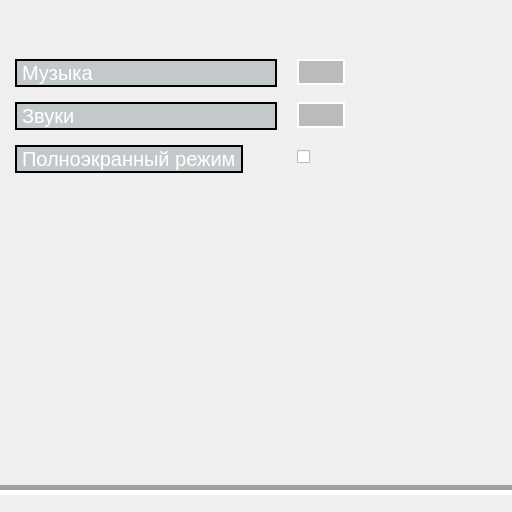
<?xml version="1.0" encoding="UTF-8"?>
<ui version="4.0">
 <class>Settings</class>
 <widget class="QWidget" name="Settings">
  <property name="enabled">
   <bool>true</bool>
  </property>
  <property name="geometry">
   <rect>
    <x>0</x>
    <y>0</y>
    <width>512</width>
    <height>512</height>
   </rect>
  </property>
  <property name="maximumSize">
   <size>
    <width>512</width>
    <height>512</height>
   </size>
  </property>
  <property name="palette">
   <palette>
    <active>
     <colorrole role="Highlight">
      <brush brushstyle="SolidPattern">
       <color alpha="255">
        <red>129</red>
        <green>61</green>
        <blue>156</blue>
       </color>
      </brush>
     </colorrole>
    </active>
    <inactive>
     <colorrole role="Highlight">
      <brush brushstyle="SolidPattern">
       <color alpha="255">
        <red>129</red>
        <green>61</green>
        <blue>156</blue>
       </color>
      </brush>
     </colorrole>
    </inactive>
    <disabled/>
   </palette>
  </property>
  <property name="windowTitle">
   <string>Настройки</string>
  </property>
  <property name="autoFillBackground">
   <bool>false</bool>
  </property>
  <property name="styleSheet">
   <string notr="true">QWidget {
	background-image: url(:/bg/resourses/images/settings-bg.jpg);
}

QPushButton {
    font-family: 'Impact', fantasy;
    font: 15px;
    padding: 2px 2px;
    position: relative;
    border: 2px solid white;
    border-radius: 15px;
    background: rgb(187, 187, 187);
}

QPushButton:hover {
    background: rgb(226,226,226);
}


QPushButton:pressed {
    background: rgb(151,151,151);
}

QLabel {
	background: rgba(151, 162, 165, 0.5);
	border: 2px solid rgb(70, 105, 115);
    font-family: system-ui;
    font: 20px;
    border: 2px solid black;
    color: white;
}

QComboBox {
    font-family: system-ui;
    border: 1px solid white;
    border-radius: 3px;
    padding: 1px 18px 1px 3px;
    background: rgb(189,189,189);
    min-width: 6em;
}

QComboBox:!editable, QComboBox::drop-down:editable {
    background: qlineargradient(x1: 0, y1: 0, x2: 0, y2: 1,
                                stop: 0 #E1E1E1, stop: 0.4 #DDDDDD,
                                stop: 0.5 #D8D8D8, stop: 1.0 #D3D3D3);
}

QComboBox:!editable:on, QComboBox::drop-down:editable:on {
    background: qlineargradient(x1: 0, y1: 0, x2: 0, y2: 1,
                                stop: 0 #D3D3D3, stop: 0.4 #D8D8D8,
                                stop: 0.5 #DDDDDD, stop: 1.0 #E1E1E1);
}

QComboBox:on {
    padding-top: 3px;
    padding-left: 6px;
}

QComboBox::drop-down {
    width: 15px;
    border-left-width: 1px;
    border-left-color: darkgray;
    border-left-style: solid; 
}

QCheckBox {
    margin: 5px 5px 5px 0px;
 }

 QCheckBox::indicator {
     width: 13px;
     height: 13px;
 }
</string>
  </property>
  <widget class="QWidget" name="formLayoutWidget">
   <property name="geometry">
    <rect>
     <x>-10</x>
     <y>-1</y>
     <width>541</width>
     <height>521</height>
    </rect>
   </property>
   <layout class="QFormLayout" name="formLayout">
    <property name="sizeConstraint">
     <enum>QLayout::SetDefaultConstraint</enum>
    </property>
    <property name="fieldGrowthPolicy">
     <enum>QFormLayout::ExpandingFieldsGrow</enum>
    </property>
    <property name="formAlignment">
     <set>Qt::AlignLeading|Qt::AlignLeft|Qt::AlignTop</set>
    </property>
    <property name="horizontalSpacing">
     <number>20</number>
    </property>
    <property name="verticalSpacing">
     <number>15</number>
    </property>
    <property name="leftMargin">
     <number>25</number>
    </property>
    <property name="topMargin">
     <number>60</number>
    </property>
    <property name="rightMargin">
     <number>1</number>
    </property>
    <item row="0" column="0">
     <widget class="QLabel" name="label_2">
      <property name="sizePolicy">
       <sizepolicy hsizetype="Expanding" vsizetype="Preferred">
        <horstretch>0</horstretch>
        <verstretch>0</verstretch>
       </sizepolicy>
      </property>
      <property name="minimumSize">
       <size>
        <width>262</width>
        <height>0</height>
       </size>
      </property>
      <property name="maximumSize">
       <size>
        <width>96</width>
        <height>16777215</height>
       </size>
      </property>
      <property name="text">
       <string>Музыка</string>
      </property>
     </widget>
    </item>
    <item row="0" column="1">
     <widget class="QPushButton" name="musicModeButton">
      <property name="sizePolicy">
       <sizepolicy hsizetype="Fixed" vsizetype="Fixed">
        <horstretch>0</horstretch>
        <verstretch>0</verstretch>
       </sizepolicy>
      </property>
      <property name="layoutDirection">
       <enum>Qt::LeftToRight</enum>
      </property>
      <property name="styleSheet">
       <string notr="true"/>
      </property>
      <property name="text">
       <string/>
      </property>
      <property name="icon">
       <iconset theme="audio-volume-high"/>
      </property>
     </widget>
    </item>
    <item row="1" column="0">
     <widget class="QLabel" name="label_3">
      <property name="minimumSize">
       <size>
        <width>262</width>
        <height>0</height>
       </size>
      </property>
      <property name="text">
       <string>Звуки</string>
      </property>
     </widget>
    </item>
    <item row="1" column="1">
     <widget class="QPushButton" name="soundModeButton">
      <property name="sizePolicy">
       <sizepolicy hsizetype="Fixed" vsizetype="Fixed">
        <horstretch>0</horstretch>
        <verstretch>0</verstretch>
       </sizepolicy>
      </property>
      <property name="text">
       <string/>
      </property>
      <property name="icon">
       <iconset theme="audio-volume-high"/>
      </property>
     </widget>
    </item>
    <item row="2" column="0">
     <widget class="QLabel" name="label_4">
      <property name="text">
       <string>Полноэкранный режим</string>
      </property>
     </widget>
    </item>
    <item row="2" column="1">
     <widget class="QCheckBox" name="screenModeButton">
      <property name="sizePolicy">
       <sizepolicy hsizetype="Fixed" vsizetype="Fixed">
        <horstretch>0</horstretch>
        <verstretch>0</verstretch>
       </sizepolicy>
      </property>
      <property name="minimumSize">
       <size>
        <width>20</width>
        <height>20</height>
       </size>
      </property>
      <property name="autoFillBackground">
       <bool>false</bool>
      </property>
      <property name="text">
       <string/>
      </property>
      <property name="iconSize">
       <size>
        <width>20</width>
        <height>20</height>
       </size>
      </property>
      <property name="tristate">
       <bool>false</bool>
      </property>
     </widget>
    </item>
   </layout>
  </widget>
  <widget class="Line" name="line">
   <property name="geometry">
    <rect>
     <x>-10</x>
     <y>480</y>
     <width>531</width>
     <height>20</height>
    </rect>
   </property>
   <property name="lineWidth">
    <number>5</number>
   </property>
   <property name="orientation">
    <enum>Qt::Horizontal</enum>
   </property>
  </widget>
 </widget>
 <resources/>
 <connections/>
</ui>
